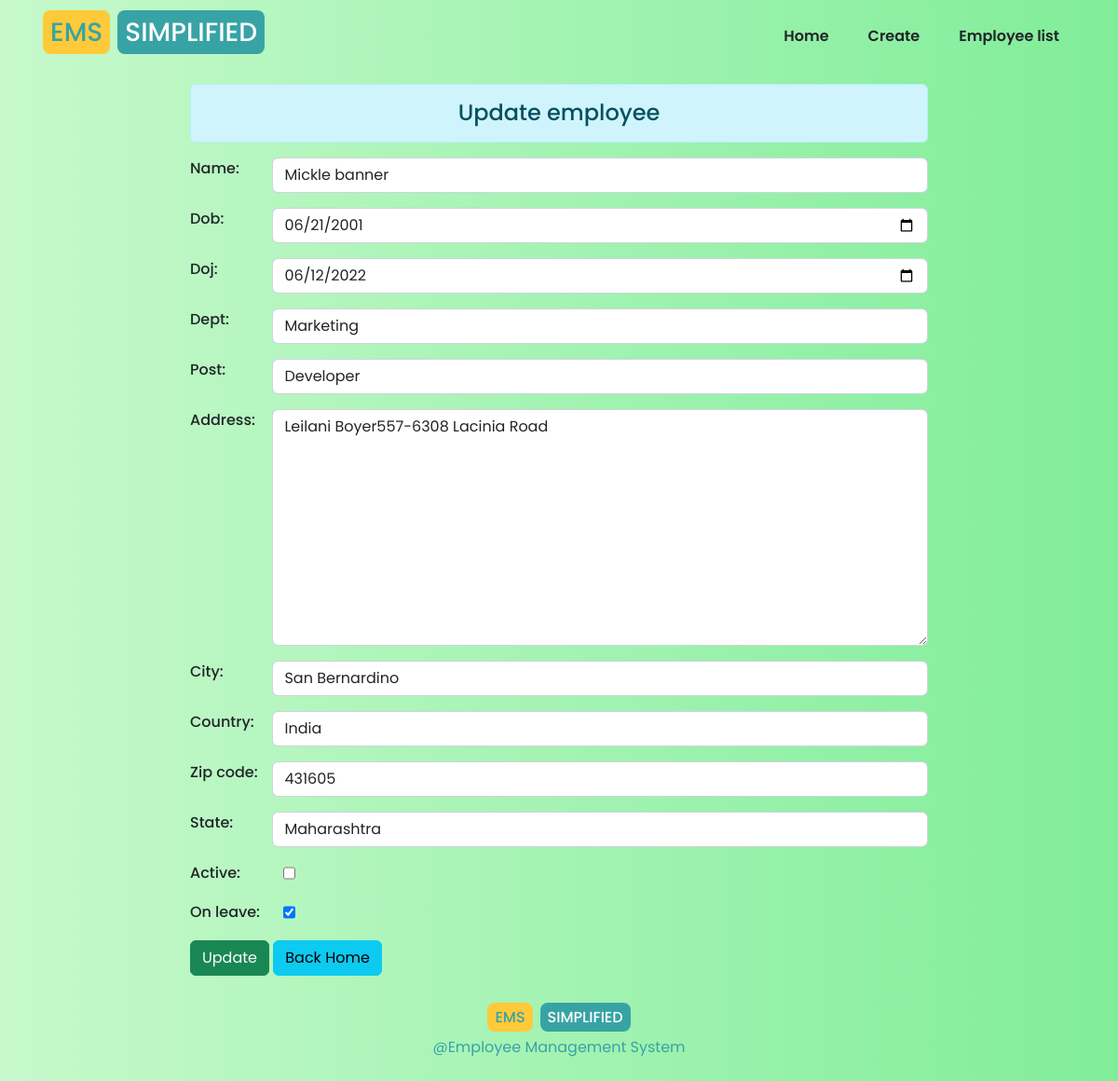
The page /update/3/ on the database its author committed.
### ems/models.py (models this page shows, shortened)
class Employee(models.Model):
    name = models.CharField(max_length=120)
    dob = models.DateField()
    doj = models.DateField()
    dept = models.CharField(max_length=120,null=True,blank=True)
    post = models.CharField(max_length=120,null=True,blank=True)
    address = models.TextField(blank=True,null=True)
    city = models.CharField(max_length=120,null=True,blank=True)
    country = models.CharField(max_length=120,null=True,blank=True)
    zip_code = models.IntegerField()
    state = models.CharField(max_length=120,null=True,blank=True)
    active = models.BooleanField()
    leave = models.IntegerField(null=True,blank=True,default=0)
    on_leave = models.BooleanField(default=False)

### ems/views.py (the view)
# urls.py: path('update/<int:id>/',updateData,name='update_data'),
def updateData(request , id):
    emp = Employee.objects.get(id=id)
    if request.method == 'POST':
        print(request.POST)
        form = EmployeeForm(request.POST , instance=emp)
        if form.is_valid():
            onLeave = form.cleaned_data.get('on_leave')
            formData = form.save(commit=True)
            if onLeave == True :
               formData.leave += 1
               print('employee leave incremented')
            form.save()
        return redirect('/updatedone')
    else:
        form = EmployeeForm(instance=emp)
        return render(request,'ems/update.html',{
        'form':form
        })

### ems/templates/ems/update.html (shortened to what this page needs)
{% extends 'ems/base.html'%}
{% block content%}
{% include "ems/nav.html" %}
<div class="row">
    <div class="col-sm-8 offset-2 mt-3 mb-3">
      <h4 class="text-center alert alert-info">Update employee </h4>
       <form action="" method="post">
         {{form.as_p}}
         <input type="submit" class="btn btn-success" value="Update">
         <a href="{% url 'home' %}" class="btn btn-info">Back Home</a>
       </form>
    </div>
</div>
{% include "ems/footer.html" %}
{% endblock content%}

### ems/static/css/main.css (style rules this page uses)
* { margin: 0px; padding: 0px; font-family: 'Poppins', sans-serif; }
body { background: linear-gradient(90deg,#C7F9CC,#80ED99); overflow-x: hidden; }
label { font-weight: 500; }
p { display: flex; }
p label { width: 100px; }

### rows shown on the page
Employee: name "Mickle banner", dob "06/21/2001", doj "06/12/2022", dept "Marketing", post "Developer", address "Leilani Boyer557-6308 Lacinia Road", city "San Bernardino", country "India", zip_code "431605", state "Maharashtra", on_leave "☑"
